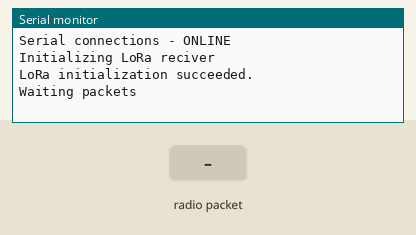
This sketch was run on a simulated Arduino Uno, built with avr-gcc and run on an emulated ATmega328P. Shown: the last lines printed to the serial monitor. The test bench sets the inputs (shaded band). No radio packets arrive unless stated.

Above: at 1.2 s.
1.3 s: radio packet "1" arrives
At 2.5 s:
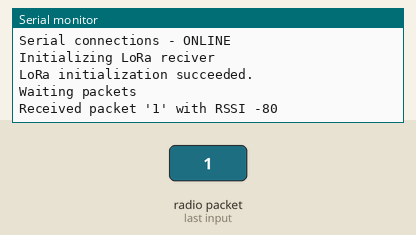
2.8 s: radio packet "0" arrives
At 3.8 s:
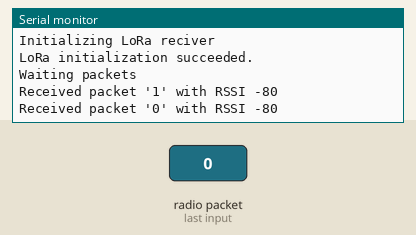
4.3 s: radio packet "2" arrives
At 5.0 s:
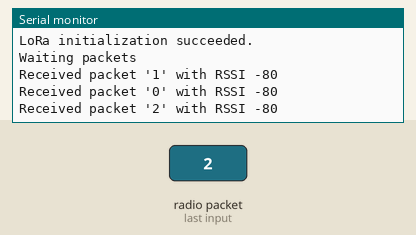

Measured:
- after the input at 1.3 s, the serial monitor: prints a new line at once (image 1)
- after the input at 2.8 s, the serial monitor: prints a new line at once (image 2)
- after the input at 4.3 s, the serial monitor: prints a new line at once (image 3)

The sketch:

MURAKAS_V2_reciver.ino
```cpp
#include <SPI.h>
#include <LoRa.h>

void setup() {
  Serial.begin(115200);       // Initialize serial
  while (!Serial);

  Serial.println("Serial connections - ONLINE");
  Serial.println("Initializing LoRa reciver");

  if (!LoRa.begin(866E6)) {             // Initialize LoRa radio at 866 MHz
    Serial.println("LoRa initialization failed. Check your connections. LoRa - OFFLINE");
    while (true);                       // If failed, do nothing
  }
  Serial.println("LoRa initialization succeeded.");
  Serial.println("Waiting packets");
}

void loop() {

  int packetSize = LoRa.parsePacket();  // try to parse packet
  if (packetSize) {
    Serial.print("Received packet '");  // received a packet

    while (LoRa.available()) {          // read packet
      Serial.print((char)LoRa.read());
    }
    Serial.print("' with RSSI ");       // print RSSI of packet
    Serial.println(LoRa.packetRssi());
  }
}
```
